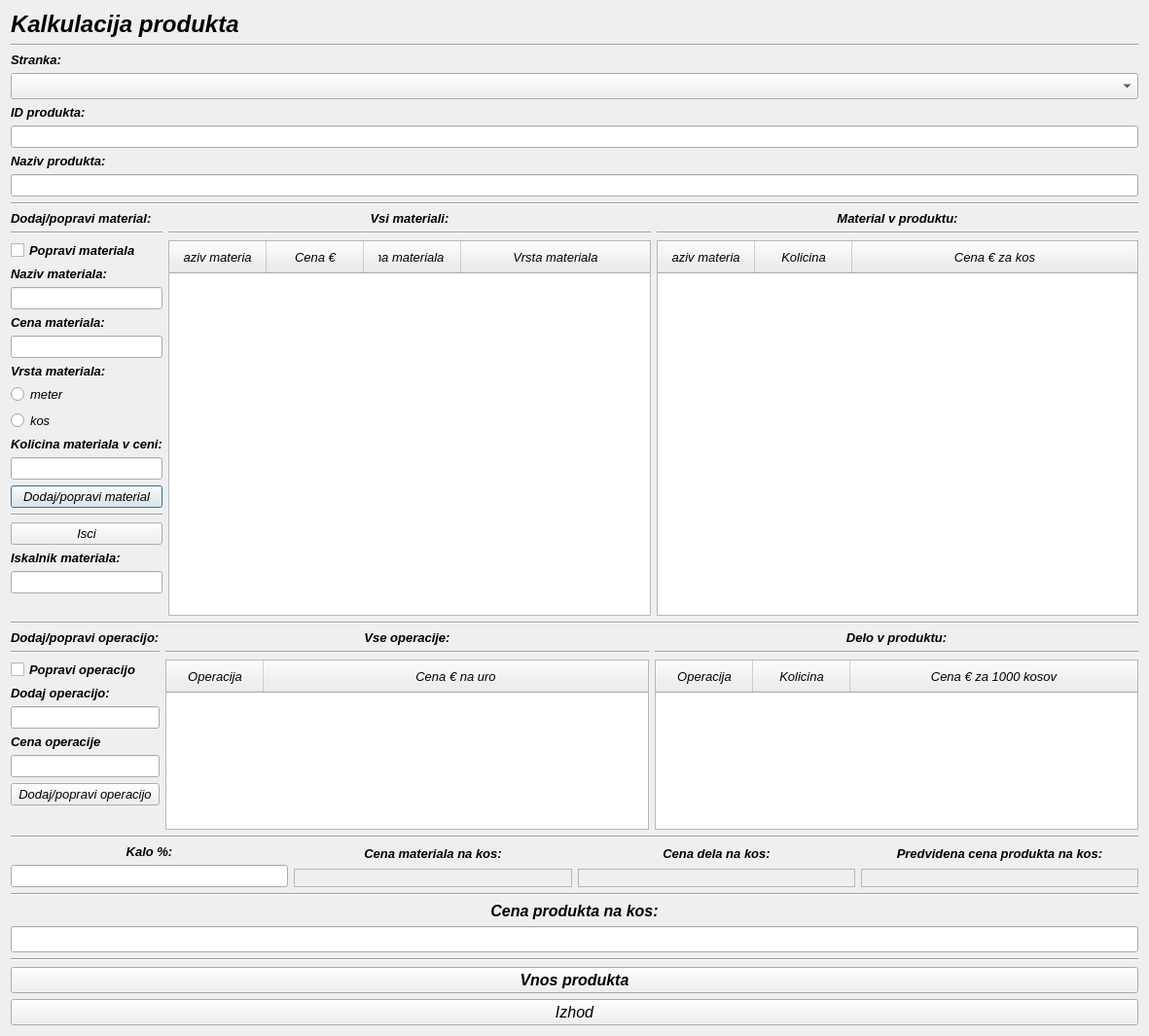
<?xml version="1.0" encoding="UTF-8"?>
<ui version="4.0">
 <class>Kalkulacija</class>
 <widget class="QDialog" name="Kalkulacija">
  <property name="geometry">
   <rect>
    <x>0</x>
    <y>0</y>
    <width>1181</width>
    <height>1065</height>
   </rect>
  </property>
  <property name="font">
   <font>
    <family>MS Sans Serif</family>
    <pointsize>10</pointsize>
    <italic>true</italic>
   </font>
  </property>
  <property name="windowTitle">
   <string>Dialog</string>
  </property>
  <layout class="QGridLayout" name="gridLayout">
   <item row="0" column="0">
    <layout class="QVBoxLayout" name="verticalLayout_17">
     <item>
      <layout class="QVBoxLayout" name="verticalLayout_31">
       <item>
        <layout class="QVBoxLayout" name="verticalLayout_30">
         <item>
          <widget class="QLabel" name="label">
           <property name="font">
            <font>
             <family>MS Sans Serif</family>
             <pointsize>18</pointsize>
             <weight>75</weight>
             <italic>true</italic>
             <bold>true</bold>
            </font>
           </property>
           <property name="frameShadow">
            <enum>QFrame::Raised</enum>
           </property>
           <property name="text">
            <string>Kalkulacija produkta</string>
           </property>
          </widget>
         </item>
         <item>
          <widget class="Line" name="line">
           <property name="orientation">
            <enum>Qt::Horizontal</enum>
           </property>
          </widget>
         </item>
        </layout>
       </item>
       <item>
        <layout class="QVBoxLayout" name="verticalLayout_29">
         <item>
          <widget class="QLabel" name="label_3">
           <property name="font">
            <font>
             <pointsize>10</pointsize>
             <weight>75</weight>
             <bold>true</bold>
            </font>
           </property>
           <property name="frameShadow">
            <enum>QFrame::Raised</enum>
           </property>
           <property name="text">
            <string>Stranka:</string>
           </property>
           <property name="buddy">
            <cstring>comboBox_stranka</cstring>
           </property>
          </widget>
         </item>
         <item>
          <widget class="QComboBox" name="comboBox_stranka">
           <property name="font">
            <font>
             <pointsize>12</pointsize>
            </font>
           </property>
          </widget>
         </item>
        </layout>
       </item>
       <item>
        <layout class="QVBoxLayout" name="verticalLayout_28">
         <item>
          <widget class="QLabel" name="label_2">
           <property name="font">
            <font>
             <pointsize>10</pointsize>
             <weight>75</weight>
             <bold>true</bold>
            </font>
           </property>
           <property name="frameShadow">
            <enum>QFrame::Raised</enum>
           </property>
           <property name="text">
            <string>ID produkta:</string>
           </property>
           <property name="buddy">
            <cstring>lineEdit_ID</cstring>
           </property>
          </widget>
         </item>
         <item>
          <widget class="QLineEdit" name="lineEdit_ID">
           <property name="font">
            <font>
             <pointsize>10</pointsize>
            </font>
           </property>
          </widget>
         </item>
        </layout>
       </item>
       <item>
        <layout class="QVBoxLayout" name="verticalLayout_27">
         <item>
          <widget class="QLabel" name="label_4">
           <property name="font">
            <font>
             <pointsize>10</pointsize>
             <weight>75</weight>
             <bold>true</bold>
            </font>
           </property>
           <property name="frameShadow">
            <enum>QFrame::Raised</enum>
           </property>
           <property name="text">
            <string>Naziv produkta:</string>
           </property>
           <property name="buddy">
            <cstring>lineEdit_nazivProdukta</cstring>
           </property>
          </widget>
         </item>
         <item>
          <widget class="QLineEdit" name="lineEdit_nazivProdukta">
           <property name="font">
            <font>
             <pointsize>10</pointsize>
            </font>
           </property>
          </widget>
         </item>
        </layout>
       </item>
      </layout>
     </item>
     <item>
      <widget class="Line" name="line_9">
       <property name="orientation">
        <enum>Qt::Horizontal</enum>
       </property>
      </widget>
     </item>
     <item>
      <layout class="QVBoxLayout" name="verticalLayout_12">
       <item>
        <layout class="QHBoxLayout" name="horizontalLayout_4">
         <item>
          <layout class="QVBoxLayout" name="verticalLayout_8">
           <item>
            <widget class="QLabel" name="label_20">
             <property name="font">
              <font>
               <weight>75</weight>
               <bold>true</bold>
              </font>
             </property>
             <property name="text">
              <string>Dodaj/popravi material:</string>
             </property>
            </widget>
           </item>
           <item>
            <widget class="Line" name="line_12">
             <property name="orientation">
              <enum>Qt::Horizontal</enum>
             </property>
            </widget>
           </item>
           <item>
            <widget class="QCheckBox" name="checkBox_popravekMateriala">
             <property name="sizePolicy">
              <sizepolicy hsizetype="Minimum" vsizetype="Minimum">
               <horstretch>0</horstretch>
               <verstretch>0</verstretch>
              </sizepolicy>
             </property>
             <property name="font">
              <font>
               <weight>75</weight>
               <bold>true</bold>
              </font>
             </property>
             <property name="text">
              <string>Popravi materiala</string>
             </property>
            </widget>
           </item>
           <item>
            <layout class="QVBoxLayout" name="verticalLayout_14">
             <item>
              <widget class="QLabel" name="label_15">
               <property name="sizePolicy">
                <sizepolicy hsizetype="Minimum" vsizetype="Minimum">
                 <horstretch>0</horstretch>
                 <verstretch>0</verstretch>
                </sizepolicy>
               </property>
               <property name="font">
                <font>
                 <weight>75</weight>
                 <bold>true</bold>
                </font>
               </property>
               <property name="frameShadow">
                <enum>QFrame::Raised</enum>
               </property>
               <property name="text">
                <string>Naziv materiala:</string>
               </property>
               <property name="buddy">
                <cstring>lineEdit_nazivMateriala</cstring>
               </property>
              </widget>
             </item>
             <item>
              <widget class="QLineEdit" name="lineEdit_nazivMateriala">
               <property name="sizePolicy">
                <sizepolicy hsizetype="Minimum" vsizetype="Minimum">
                 <horstretch>0</horstretch>
                 <verstretch>0</verstretch>
                </sizepolicy>
               </property>
              </widget>
             </item>
            </layout>
           </item>
           <item>
            <layout class="QVBoxLayout" name="verticalLayout_15">
             <item>
              <widget class="QLabel" name="label_16">
               <property name="sizePolicy">
                <sizepolicy hsizetype="Minimum" vsizetype="Minimum">
                 <horstretch>0</horstretch>
                 <verstretch>0</verstretch>
                </sizepolicy>
               </property>
               <property name="font">
                <font>
                 <weight>75</weight>
                 <bold>true</bold>
                </font>
               </property>
               <property name="frameShadow">
                <enum>QFrame::Raised</enum>
               </property>
               <property name="text">
                <string>Cena materiala:</string>
               </property>
               <property name="buddy">
                <cstring>lineEdit_cenaMateriala</cstring>
               </property>
              </widget>
             </item>
             <item>
              <widget class="QLineEdit" name="lineEdit_cenaMateriala">
               <property name="sizePolicy">
                <sizepolicy hsizetype="Minimum" vsizetype="Minimum">
                 <horstretch>0</horstretch>
                 <verstretch>0</verstretch>
                </sizepolicy>
               </property>
              </widget>
             </item>
            </layout>
           </item>
           <item>
            <layout class="QVBoxLayout" name="verticalLayout_16">
             <item>
              <widget class="QLabel" name="label_21">
               <property name="font">
                <font>
                 <weight>75</weight>
                 <bold>true</bold>
                </font>
               </property>
               <property name="text">
                <string>Vrsta materiala:</string>
               </property>
              </widget>
             </item>
             <item>
              <widget class="QRadioButton" name="radioButton_meter">
               <property name="text">
                <string>meter</string>
               </property>
              </widget>
             </item>
             <item>
              <widget class="QRadioButton" name="radioButton_kos">
               <property name="text">
                <string>kos</string>
               </property>
              </widget>
             </item>
             <item>
              <widget class="QLabel" name="label_17">
               <property name="sizePolicy">
                <sizepolicy hsizetype="Minimum" vsizetype="Minimum">
                 <horstretch>0</horstretch>
                 <verstretch>0</verstretch>
                </sizepolicy>
               </property>
               <property name="font">
                <font>
                 <weight>75</weight>
                 <bold>true</bold>
                </font>
               </property>
               <property name="frameShadow">
                <enum>QFrame::Raised</enum>
               </property>
               <property name="text">
                <string>Kolicina materiala v ceni:</string>
               </property>
               <property name="buddy">
                <cstring>lineEdit_kolicinaMateriala</cstring>
               </property>
              </widget>
             </item>
             <item>
              <widget class="QLineEdit" name="lineEdit_kolicinaMateriala">
               <property name="sizePolicy">
                <sizepolicy hsizetype="Minimum" vsizetype="Minimum">
                 <horstretch>0</horstretch>
                 <verstretch>0</verstretch>
                </sizepolicy>
               </property>
              </widget>
             </item>
            </layout>
           </item>
           <item>
            <widget class="QPushButton" name="pushButton_dodajMaterial">
             <property name="sizePolicy">
              <sizepolicy hsizetype="Minimum" vsizetype="Minimum">
               <horstretch>0</horstretch>
               <verstretch>0</verstretch>
              </sizepolicy>
             </property>
             <property name="text">
              <string>Dodaj/popravi material</string>
             </property>
            </widget>
           </item>
           <item>
            <widget class="Line" name="line_2">
             <property name="orientation">
              <enum>Qt::Horizontal</enum>
             </property>
            </widget>
           </item>
           <item>
            <widget class="QPushButton" name="pushButton_isci">
             <property name="sizePolicy">
              <sizepolicy hsizetype="Minimum" vsizetype="Minimum">
               <horstretch>0</horstretch>
               <verstretch>0</verstretch>
              </sizepolicy>
             </property>
             <property name="text">
              <string>Isci</string>
             </property>
            </widget>
           </item>
           <item>
            <widget class="QLabel" name="label_10">
             <property name="sizePolicy">
              <sizepolicy hsizetype="Minimum" vsizetype="Minimum">
               <horstretch>0</horstretch>
               <verstretch>0</verstretch>
              </sizepolicy>
             </property>
             <property name="font">
              <font>
               <weight>75</weight>
               <bold>true</bold>
              </font>
             </property>
             <property name="text">
              <string>Iskalnik materiala:</string>
             </property>
             <property name="buddy">
              <cstring>lineEdit_iskalnik</cstring>
             </property>
            </widget>
           </item>
           <item>
            <widget class="QLineEdit" name="lineEdit_iskalnik">
             <property name="sizePolicy">
              <sizepolicy hsizetype="Minimum" vsizetype="Minimum">
               <horstretch>0</horstretch>
               <verstretch>0</verstretch>
              </sizepolicy>
             </property>
            </widget>
           </item>
           <item>
            <spacer name="verticalSpacer_2">
             <property name="orientation">
              <enum>Qt::Vertical</enum>
             </property>
             <property name="sizeHint" stdset="0">
              <size>
               <width>20</width>
               <height>40</height>
              </size>
             </property>
            </spacer>
           </item>
          </layout>
         </item>
         <item>
          <layout class="QHBoxLayout" name="horizontalLayout_3">
           <item>
            <layout class="QVBoxLayout" name="verticalLayout_21">
             <item>
              <widget class="QLabel" name="label_5">
               <property name="font">
                <font>
                 <pointsize>10</pointsize>
                 <weight>75</weight>
                 <bold>true</bold>
                </font>
               </property>
               <property name="frameShadow">
                <enum>QFrame::Raised</enum>
               </property>
               <property name="text">
                <string>Vsi materiali:</string>
               </property>
               <property name="alignment">
                <set>Qt::AlignCenter</set>
               </property>
               <property name="buddy">
                <cstring>treeWidget_material</cstring>
               </property>
              </widget>
             </item>
             <item>
              <widget class="Line" name="line_7">
               <property name="orientation">
                <enum>Qt::Horizontal</enum>
               </property>
              </widget>
             </item>
             <item>
              <widget class="QTreeWidget" name="treeWidget_material">
               <property name="sizePolicy">
                <sizepolicy hsizetype="MinimumExpanding" vsizetype="Expanding">
                 <horstretch>0</horstretch>
                 <verstretch>0</verstretch>
                </sizepolicy>
               </property>
               <property name="styleSheet">
                <string notr="true">QHeaderView::section{padding:7px 15px}</string>
               </property>
               <column>
                <property name="text">
                 <string>Naziv materiala</string>
                </property>
                <property name="font">
                 <font>
                  <family>MS Sans Serif</family>
                  <pointsize>10</pointsize>
                  <italic>true</italic>
                 </font>
                </property>
                <property name="textAlignment">
                 <set>AlignCenter</set>
                </property>
               </column>
               <column>
                <property name="text">
                 <string>Cena €</string>
                </property>
                <property name="font">
                 <font>
                  <family>MS Sans Serif</family>
                  <pointsize>10</pointsize>
                  <italic>true</italic>
                 </font>
                </property>
                <property name="textAlignment">
                 <set>AlignCenter</set>
                </property>
               </column>
               <column>
                <property name="text">
                 <string>Kolicina materiala v ceni</string>
                </property>
                <property name="font">
                 <font>
                  <family>MS Sans Serif</family>
                  <pointsize>10</pointsize>
                  <italic>true</italic>
                 </font>
                </property>
                <property name="textAlignment">
                 <set>AlignCenter</set>
                </property>
               </column>
               <column>
                <property name="text">
                 <string>Vrsta materiala</string>
                </property>
                <property name="font">
                 <font>
                  <family>MS Sans Serif</family>
                  <pointsize>10</pointsize>
                  <italic>true</italic>
                 </font>
                </property>
                <property name="textAlignment">
                 <set>AlignCenter</set>
                </property>
               </column>
              </widget>
             </item>
             <item>
              <layout class="QVBoxLayout" name="verticalLayout_19"/>
             </item>
            </layout>
           </item>
           <item>
            <layout class="QVBoxLayout" name="verticalLayout_23">
             <item>
              <widget class="QLabel" name="label_6">
               <property name="font">
                <font>
                 <pointsize>10</pointsize>
                 <weight>75</weight>
                 <bold>true</bold>
                </font>
               </property>
               <property name="frameShadow">
                <enum>QFrame::Raised</enum>
               </property>
               <property name="text">
                <string>Material v produktu:</string>
               </property>
               <property name="alignment">
                <set>Qt::AlignCenter</set>
               </property>
               <property name="buddy">
                <cstring>treeWidget_materialProdukta</cstring>
               </property>
              </widget>
             </item>
             <item>
              <widget class="Line" name="line_6">
               <property name="orientation">
                <enum>Qt::Horizontal</enum>
               </property>
              </widget>
             </item>
             <item>
              <widget class="QTreeWidget" name="treeWidget_materialProdukta">
               <property name="sizePolicy">
                <sizepolicy hsizetype="MinimumExpanding" vsizetype="Expanding">
                 <horstretch>0</horstretch>
                 <verstretch>0</verstretch>
                </sizepolicy>
               </property>
               <property name="styleSheet">
                <string notr="true">QHeaderView::section{padding:7px 15px}</string>
               </property>
               <column>
                <property name="text">
                 <string>Naziv materiala</string>
                </property>
                <property name="font">
                 <font>
                  <family>MS Sans Serif</family>
                  <pointsize>10</pointsize>
                  <italic>true</italic>
                 </font>
                </property>
                <property name="textAlignment">
                 <set>AlignCenter</set>
                </property>
               </column>
               <column>
                <property name="text">
                 <string>Kolicina</string>
                </property>
                <property name="font">
                 <font>
                  <family>MS Sans Serif</family>
                  <pointsize>10</pointsize>
                  <italic>true</italic>
                 </font>
                </property>
                <property name="textAlignment">
                 <set>AlignCenter</set>
                </property>
               </column>
               <column>
                <property name="text">
                 <string>Cena € za kos</string>
                </property>
                <property name="font">
                 <font>
                  <family>MS Sans Serif</family>
                  <pointsize>10</pointsize>
                  <italic>true</italic>
                 </font>
                </property>
                <property name="textAlignment">
                 <set>AlignCenter</set>
                </property>
               </column>
              </widget>
             </item>
            </layout>
           </item>
          </layout>
         </item>
        </layout>
       </item>
       <item>
        <widget class="Line" name="line_10">
         <property name="orientation">
          <enum>Qt::Horizontal</enum>
         </property>
        </widget>
       </item>
       <item>
        <layout class="QHBoxLayout" name="horizontalLayout_5">
         <item>
          <layout class="QVBoxLayout" name="verticalLayout_11">
           <item>
            <widget class="QLabel" name="label_19">
             <property name="font">
              <font>
               <weight>75</weight>
               <bold>true</bold>
              </font>
             </property>
             <property name="text">
              <string>Dodaj/popravi operacijo:</string>
             </property>
            </widget>
           </item>
           <item>
            <widget class="Line" name="line_13">
             <property name="orientation">
              <enum>Qt::Horizontal</enum>
             </property>
            </widget>
           </item>
           <item>
            <widget class="QCheckBox" name="checkBox_popraviOperacijo">
             <property name="sizePolicy">
              <sizepolicy hsizetype="Minimum" vsizetype="Maximum">
               <horstretch>0</horstretch>
               <verstretch>0</verstretch>
              </sizepolicy>
             </property>
             <property name="font">
              <font>
               <weight>75</weight>
               <bold>true</bold>
              </font>
             </property>
             <property name="text">
              <string>Popravi operacijo</string>
             </property>
            </widget>
           </item>
           <item>
            <layout class="QVBoxLayout" name="verticalLayout_10">
             <item>
              <widget class="QLabel" name="label_12">
               <property name="sizePolicy">
                <sizepolicy hsizetype="Minimum" vsizetype="Maximum">
                 <horstretch>0</horstretch>
                 <verstretch>0</verstretch>
                </sizepolicy>
               </property>
               <property name="font">
                <font>
                 <weight>75</weight>
                 <bold>true</bold>
                </font>
               </property>
               <property name="frameShadow">
                <enum>QFrame::Raised</enum>
               </property>
               <property name="text">
                <string>Dodaj operacijo:</string>
               </property>
               <property name="buddy">
                <cstring>lineEdit_operacija</cstring>
               </property>
              </widget>
             </item>
             <item>
              <widget class="QLineEdit" name="lineEdit_operacija">
               <property name="sizePolicy">
                <sizepolicy hsizetype="Minimum" vsizetype="Maximum">
                 <horstretch>0</horstretch>
                 <verstretch>0</verstretch>
                </sizepolicy>
               </property>
              </widget>
             </item>
            </layout>
           </item>
           <item>
            <layout class="QVBoxLayout" name="verticalLayout_9">
             <item>
              <widget class="QLabel" name="label_13">
               <property name="sizePolicy">
                <sizepolicy hsizetype="Minimum" vsizetype="Maximum">
                 <horstretch>0</horstretch>
                 <verstretch>0</verstretch>
                </sizepolicy>
               </property>
               <property name="font">
                <font>
                 <weight>75</weight>
                 <bold>true</bold>
                </font>
               </property>
               <property name="frameShadow">
                <enum>QFrame::Raised</enum>
               </property>
               <property name="text">
                <string>Cena operacije</string>
               </property>
               <property name="buddy">
                <cstring>lineEdit_cenaOperacije</cstring>
               </property>
              </widget>
             </item>
             <item>
              <widget class="QLineEdit" name="lineEdit_cenaOperacije">
               <property name="sizePolicy">
                <sizepolicy hsizetype="Minimum" vsizetype="Maximum">
                 <horstretch>0</horstretch>
                 <verstretch>0</verstretch>
                </sizepolicy>
               </property>
              </widget>
             </item>
            </layout>
           </item>
           <item>
            <widget class="QPushButton" name="pushButton_dodajOperacijo">
             <property name="sizePolicy">
              <sizepolicy hsizetype="Minimum" vsizetype="Maximum">
               <horstretch>0</horstretch>
               <verstretch>0</verstretch>
              </sizepolicy>
             </property>
             <property name="text">
              <string>Dodaj/popravi operacijo</string>
             </property>
            </widget>
           </item>
           <item>
            <spacer name="verticalSpacer">
             <property name="orientation">
              <enum>Qt::Vertical</enum>
             </property>
             <property name="sizeHint" stdset="0">
              <size>
               <width>20</width>
               <height>40</height>
              </size>
             </property>
            </spacer>
           </item>
          </layout>
         </item>
         <item>
          <layout class="QHBoxLayout" name="horizontalLayout_2">
           <item>
            <layout class="QVBoxLayout" name="verticalLayout_13">
             <item>
              <widget class="QLabel" name="label_7">
               <property name="sizePolicy">
                <sizepolicy hsizetype="MinimumExpanding" vsizetype="Preferred">
                 <horstretch>0</horstretch>
                 <verstretch>0</verstretch>
                </sizepolicy>
               </property>
               <property name="font">
                <font>
                 <pointsize>10</pointsize>
                 <weight>75</weight>
                 <bold>true</bold>
                </font>
               </property>
               <property name="frameShadow">
                <enum>QFrame::Raised</enum>
               </property>
               <property name="text">
                <string>Vse operacije:</string>
               </property>
               <property name="alignment">
                <set>Qt::AlignCenter</set>
               </property>
               <property name="buddy">
                <cstring>treeWidget_delo</cstring>
               </property>
              </widget>
             </item>
             <item>
              <widget class="Line" name="line_8">
               <property name="orientation">
                <enum>Qt::Horizontal</enum>
               </property>
              </widget>
             </item>
             <item>
              <widget class="QTreeWidget" name="treeWidget_delo">
               <property name="sizePolicy">
                <sizepolicy hsizetype="MinimumExpanding" vsizetype="Expanding">
                 <horstretch>0</horstretch>
                 <verstretch>0</verstretch>
                </sizepolicy>
               </property>
               <property name="styleSheet">
                <string notr="true">QHeaderView::section{padding:7px 15px}</string>
               </property>
               <column>
                <property name="text">
                 <string>Operacija</string>
                </property>
                <property name="font">
                 <font>
                  <family>MS Sans Serif</family>
                  <pointsize>10</pointsize>
                  <italic>true</italic>
                 </font>
                </property>
                <property name="textAlignment">
                 <set>AlignCenter</set>
                </property>
               </column>
               <column>
                <property name="text">
                 <string>Cena € na uro</string>
                </property>
                <property name="font">
                 <font>
                  <family>MS Sans Serif</family>
                  <pointsize>10</pointsize>
                  <italic>true</italic>
                 </font>
                </property>
                <property name="textAlignment">
                 <set>AlignCenter</set>
                </property>
               </column>
               <column>
                <property name="text">
                 <string/>
                </property>
               </column>
              </widget>
             </item>
            </layout>
           </item>
           <item>
            <layout class="QVBoxLayout" name="verticalLayout_24">
             <item>
              <widget class="QLabel" name="label_8">
               <property name="sizePolicy">
                <sizepolicy hsizetype="MinimumExpanding" vsizetype="Preferred">
                 <horstretch>0</horstretch>
                 <verstretch>0</verstretch>
                </sizepolicy>
               </property>
               <property name="font">
                <font>
                 <pointsize>10</pointsize>
                 <weight>75</weight>
                 <bold>true</bold>
                </font>
               </property>
               <property name="frameShadow">
                <enum>QFrame::Raised</enum>
               </property>
               <property name="text">
                <string>Delo v produktu:</string>
               </property>
               <property name="alignment">
                <set>Qt::AlignCenter</set>
               </property>
               <property name="buddy">
                <cstring>treeWidget_deloProdukta</cstring>
               </property>
              </widget>
             </item>
             <item>
              <widget class="Line" name="line_5">
               <property name="orientation">
                <enum>Qt::Horizontal</enum>
               </property>
              </widget>
             </item>
             <item>
              <widget class="QTreeWidget" name="treeWidget_deloProdukta">
               <property name="sizePolicy">
                <sizepolicy hsizetype="MinimumExpanding" vsizetype="Expanding">
                 <horstretch>0</horstretch>
                 <verstretch>0</verstretch>
                </sizepolicy>
               </property>
               <property name="styleSheet">
                <string notr="true">QHeaderView::section{padding:7px 15px}</string>
               </property>
               <column>
                <property name="text">
                 <string>Operacija</string>
                </property>
                <property name="font">
                 <font>
                  <family>MS Sans Serif</family>
                  <pointsize>10</pointsize>
                  <italic>true</italic>
                 </font>
                </property>
                <property name="textAlignment">
                 <set>AlignCenter</set>
                </property>
               </column>
               <column>
                <property name="text">
                 <string>Kolicina</string>
                </property>
                <property name="font">
                 <font>
                  <family>MS Sans Serif</family>
                  <pointsize>10</pointsize>
                  <italic>true</italic>
                 </font>
                </property>
                <property name="textAlignment">
                 <set>AlignCenter</set>
                </property>
               </column>
               <column>
                <property name="text">
                 <string>Cena € za 1000 kosov</string>
                </property>
                <property name="font">
                 <font>
                  <family>MS Sans Serif</family>
                  <pointsize>10</pointsize>
                  <italic>true</italic>
                 </font>
                </property>
                <property name="textAlignment">
                 <set>AlignCenter</set>
                </property>
               </column>
              </widget>
             </item>
            </layout>
           </item>
          </layout>
         </item>
        </layout>
       </item>
      </layout>
     </item>
     <item>
      <widget class="Line" name="line_11">
       <property name="orientation">
        <enum>Qt::Horizontal</enum>
       </property>
      </widget>
     </item>
     <item>
      <layout class="QVBoxLayout" name="verticalLayout_18">
       <item>
        <layout class="QVBoxLayout" name="verticalLayout_6">
         <item>
          <layout class="QHBoxLayout" name="horizontalLayout">
           <item>
            <layout class="QVBoxLayout" name="verticalLayout_5">
             <item>
              <widget class="QLabel" name="label_18">
               <property name="sizePolicy">
                <sizepolicy hsizetype="Minimum" vsizetype="Minimum">
                 <horstretch>0</horstretch>
                 <verstretch>0</verstretch>
                </sizepolicy>
               </property>
               <property name="font">
                <font>
                 <weight>75</weight>
                 <bold>true</bold>
                </font>
               </property>
               <property name="frameShadow">
                <enum>QFrame::Raised</enum>
               </property>
               <property name="text">
                <string>Kalo %:</string>
               </property>
               <property name="alignment">
                <set>Qt::AlignCenter</set>
               </property>
               <property name="buddy">
                <cstring>lineEdit_kalo</cstring>
               </property>
              </widget>
             </item>
             <item>
              <widget class="QLineEdit" name="lineEdit_kalo">
               <property name="sizePolicy">
                <sizepolicy hsizetype="Minimum" vsizetype="Minimum">
                 <horstretch>0</horstretch>
                 <verstretch>0</verstretch>
                </sizepolicy>
               </property>
               <property name="font">
                <font>
                 <pointsize>10</pointsize>
                </font>
               </property>
              </widget>
             </item>
            </layout>
           </item>
           <item>
            <layout class="QVBoxLayout" name="verticalLayout">
             <item>
              <widget class="QLabel" name="label_9">
               <property name="sizePolicy">
                <sizepolicy hsizetype="Minimum" vsizetype="Minimum">
                 <horstretch>0</horstretch>
                 <verstretch>0</verstretch>
                </sizepolicy>
               </property>
               <property name="font">
                <font>
                 <pointsize>10</pointsize>
                 <weight>75</weight>
                 <bold>true</bold>
                </font>
               </property>
               <property name="frameShadow">
                <enum>QFrame::Raised</enum>
               </property>
               <property name="text">
                <string>Cena materiala na kos:</string>
               </property>
               <property name="alignment">
                <set>Qt::AlignCenter</set>
               </property>
              </widget>
             </item>
             <item>
              <widget class="QLabel" name="label_cenaMateriala">
               <property name="sizePolicy">
                <sizepolicy hsizetype="Minimum" vsizetype="Minimum">
                 <horstretch>0</horstretch>
                 <verstretch>0</verstretch>
                </sizepolicy>
               </property>
               <property name="font">
                <font>
                 <pointsize>10</pointsize>
                </font>
               </property>
               <property name="frameShape">
                <enum>QFrame::StyledPanel</enum>
               </property>
               <property name="frameShadow">
                <enum>QFrame::Sunken</enum>
               </property>
               <property name="text">
                <string/>
               </property>
              </widget>
             </item>
            </layout>
           </item>
           <item>
            <layout class="QVBoxLayout" name="verticalLayout_2">
             <item>
              <widget class="QLabel" name="label_11">
               <property name="sizePolicy">
                <sizepolicy hsizetype="Minimum" vsizetype="Minimum">
                 <horstretch>0</horstretch>
                 <verstretch>0</verstretch>
                </sizepolicy>
               </property>
               <property name="font">
                <font>
                 <pointsize>10</pointsize>
                 <weight>75</weight>
                 <bold>true</bold>
                </font>
               </property>
               <property name="frameShadow">
                <enum>QFrame::Raised</enum>
               </property>
               <property name="text">
                <string>Cena dela na kos:</string>
               </property>
               <property name="alignment">
                <set>Qt::AlignCenter</set>
               </property>
              </widget>
             </item>
             <item>
              <widget class="QLabel" name="label_cenaDela">
               <property name="sizePolicy">
                <sizepolicy hsizetype="Minimum" vsizetype="Minimum">
                 <horstretch>0</horstretch>
                 <verstretch>0</verstretch>
                </sizepolicy>
               </property>
               <property name="font">
                <font>
                 <pointsize>10</pointsize>
                </font>
               </property>
               <property name="frameShape">
                <enum>QFrame::StyledPanel</enum>
               </property>
               <property name="frameShadow">
                <enum>QFrame::Sunken</enum>
               </property>
               <property name="text">
                <string/>
               </property>
              </widget>
             </item>
            </layout>
           </item>
           <item>
            <layout class="QVBoxLayout" name="verticalLayout_3">
             <item>
              <widget class="QLabel" name="label_14">
               <property name="sizePolicy">
                <sizepolicy hsizetype="Minimum" vsizetype="Minimum">
                 <horstretch>0</horstretch>
                 <verstretch>0</verstretch>
                </sizepolicy>
               </property>
               <property name="font">
                <font>
                 <pointsize>10</pointsize>
                 <weight>75</weight>
                 <bold>true</bold>
                </font>
               </property>
               <property name="frameShadow">
                <enum>QFrame::Raised</enum>
               </property>
               <property name="text">
                <string>Predvidena cena produkta na kos:</string>
               </property>
               <property name="alignment">
                <set>Qt::AlignCenter</set>
               </property>
              </widget>
             </item>
             <item>
              <widget class="QLabel" name="label_cenaMaterialaDela">
               <property name="sizePolicy">
                <sizepolicy hsizetype="Minimum" vsizetype="Minimum">
                 <horstretch>0</horstretch>
                 <verstretch>0</verstretch>
                </sizepolicy>
               </property>
               <property name="font">
                <font>
                 <pointsize>10</pointsize>
                 <weight>75</weight>
                 <bold>true</bold>
                </font>
               </property>
               <property name="frameShape">
                <enum>QFrame::StyledPanel</enum>
               </property>
               <property name="frameShadow">
                <enum>QFrame::Sunken</enum>
               </property>
               <property name="text">
                <string/>
               </property>
              </widget>
             </item>
            </layout>
           </item>
          </layout>
         </item>
         <item>
          <layout class="QVBoxLayout" name="verticalLayout_4">
           <item>
            <widget class="Line" name="line_3">
             <property name="orientation">
              <enum>Qt::Horizontal</enum>
             </property>
            </widget>
           </item>
           <item>
            <widget class="QLabel" name="label_cenaProdukta">
             <property name="font">
              <font>
               <pointsize>12</pointsize>
               <weight>75</weight>
               <bold>true</bold>
              </font>
             </property>
             <property name="frameShadow">
              <enum>QFrame::Raised</enum>
             </property>
             <property name="text">
              <string>Cena produkta na kos:</string>
             </property>
             <property name="alignment">
              <set>Qt::AlignCenter</set>
             </property>
             <property name="buddy">
              <cstring>lineEdit_cenaProdukta</cstring>
             </property>
            </widget>
           </item>
           <item>
            <widget class="QLineEdit" name="lineEdit_cenaProdukta">
             <property name="font">
              <font>
               <pointsize>12</pointsize>
               <weight>75</weight>
               <bold>true</bold>
              </font>
             </property>
             <property name="alignment">
              <set>Qt::AlignCenter</set>
             </property>
            </widget>
           </item>
          </layout>
         </item>
        </layout>
       </item>
       <item>
        <layout class="QVBoxLayout" name="verticalLayout_7">
         <item>
          <widget class="Line" name="line_4">
           <property name="orientation">
            <enum>Qt::Horizontal</enum>
           </property>
          </widget>
         </item>
         <item>
          <widget class="QPushButton" name="pushButton_vnosProdukta">
           <property name="font">
            <font>
             <pointsize>12</pointsize>
             <weight>75</weight>
             <bold>true</bold>
            </font>
           </property>
           <property name="text">
            <string>Vnos produkta</string>
           </property>
          </widget>
         </item>
         <item>
          <widget class="QPushButton" name="pushButton_izhod">
           <property name="font">
            <font>
             <pointsize>12</pointsize>
             <weight>50</weight>
             <bold>false</bold>
            </font>
           </property>
           <property name="text">
            <string>Izhod</string>
           </property>
          </widget>
         </item>
        </layout>
       </item>
      </layout>
     </item>
    </layout>
   </item>
  </layout>
 </widget>
 <tabstops>
  <tabstop>comboBox_stranka</tabstop>
  <tabstop>lineEdit_ID</tabstop>
  <tabstop>lineEdit_nazivProdukta</tabstop>
  <tabstop>checkBox_popravekMateriala</tabstop>
  <tabstop>lineEdit_nazivMateriala</tabstop>
  <tabstop>lineEdit_cenaMateriala</tabstop>
  <tabstop>lineEdit_kolicinaMateriala</tabstop>
  <tabstop>pushButton_dodajMaterial</tabstop>
  <tabstop>pushButton_isci</tabstop>
  <tabstop>lineEdit_iskalnik</tabstop>
  <tabstop>treeWidget_material</tabstop>
  <tabstop>treeWidget_materialProdukta</tabstop>
  <tabstop>checkBox_popraviOperacijo</tabstop>
  <tabstop>lineEdit_operacija</tabstop>
  <tabstop>lineEdit_cenaOperacije</tabstop>
  <tabstop>pushButton_dodajOperacijo</tabstop>
  <tabstop>treeWidget_delo</tabstop>
  <tabstop>treeWidget_deloProdukta</tabstop>
  <tabstop>lineEdit_kalo</tabstop>
  <tabstop>lineEdit_cenaProdukta</tabstop>
  <tabstop>pushButton_vnosProdukta</tabstop>
  <tabstop>pushButton_izhod</tabstop>
 </tabstops>
 <resources/>
 <connections>
  <connection>
   <sender>pushButton_izhod</sender>
   <signal>clicked()</signal>
   <receiver>Kalkulacija</receiver>
   <slot>close()</slot>
   <hints>
    <hint type="sourcelabel">
     <x>547</x>
     <y>987</y>
    </hint>
    <hint type="destinationlabel">
     <x>1049</x>
     <y>725</y>
    </hint>
   </hints>
  </connection>
 </connections>
</ui>
